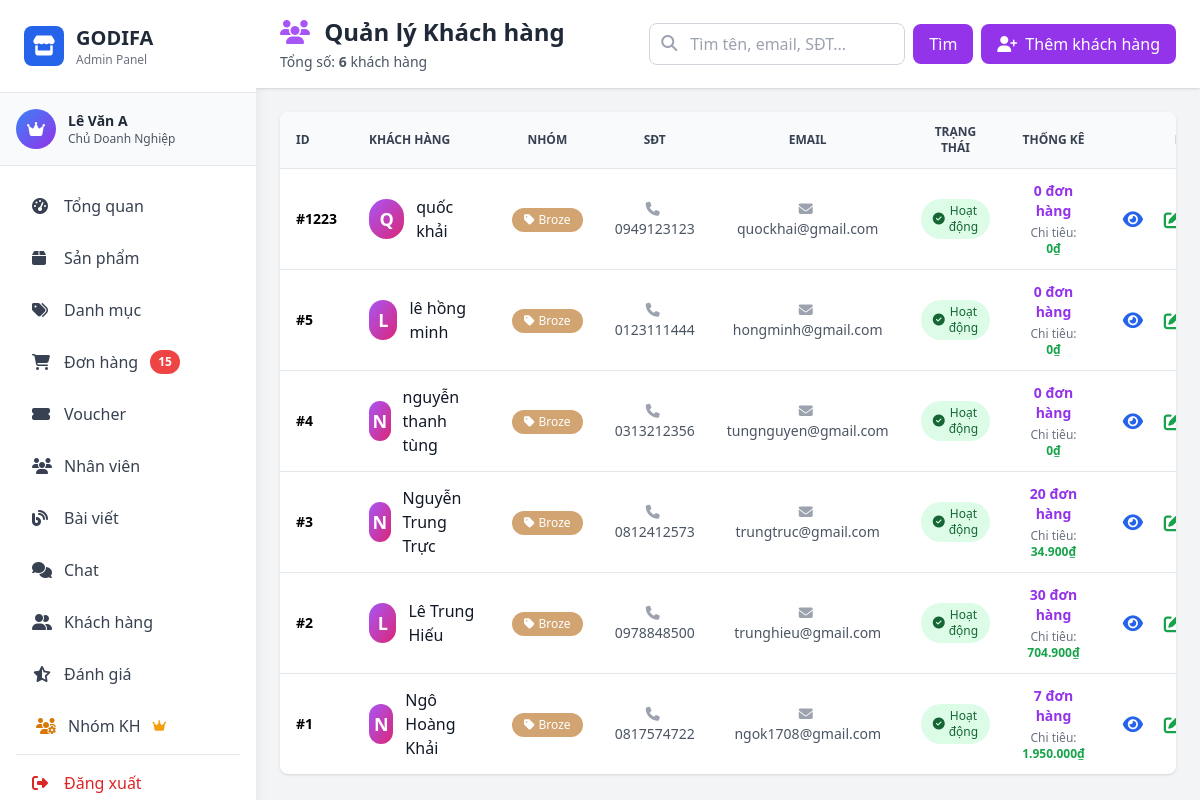
The app's page /admin/pages/customers.php (signed in) with its own data.
### tables this page shows
CREATE TABLE IF NOT EXISTS `customer` (
  `customerID` int NOT NULL AUTO_INCREMENT,
  `customerName` varchar(100) NOT NULL,
  `phone` text NOT NULL,
  `email` varchar(100) NOT NULL,
  `password` varchar(100) NOT NULL,
  `status` tinyint(1) NOT NULL DEFAULT '1' COMMENT '1=Hoạt động, 0=Đã khóa',
  `groupID` int DEFAULT NULL COMMENT 'ID nhóm khách hàng',
  `note` text COMMENT 'Ghi chú thông tin khách hàng',
  PRIMARY KEY (`customerID`),
  UNIQUE KEY `email` (`email`),
  KEY `idx_status` (`status`),
  KEY `idx_groupID` (`groupID`)
);

CREATE TABLE IF NOT EXISTS `customer_group` (
  `groupID` int NOT NULL AUTO_INCREMENT,
  `groupName` varchar(100) NOT NULL COMMENT 'Tên nhóm',
  `description` text COMMENT 'Mô tả nhóm',
  `minSpent` decimal(10,0) DEFAULT '0' COMMENT 'Chi tiêu tối thiểu để vào nhóm',
  `maxSpent` decimal(10,0) DEFAULT NULL COMMENT 'Chi tiêu tối đa (NULL = không giới hạn)',
  `color` varchar(7) DEFAULT '#6366f1' COMMENT 'Màu sắc hiển thị (hex color)',
  `createdAt` timestamp NOT NULL DEFAULT CURRENT_TIMESTAMP,
  PRIMARY KEY (`groupID`)
);

### model/mCustomer.php (called while the page is built, shortened)
<?php
require_once __DIR__ . '/database.php';
class Customer {
    private $conn;
    public function __construct() {
        $db = new clsKetNoi();
        $this->conn = $db->moKetNoi();
    }
    public function getAllCustomers() {
        $sql = "SELECT c.*, cg.groupName, cg.color as groupColor
                FROM customer c
                LEFT JOIN customer_group cg ON c.groupID = cg.groupID
                ORDER BY c.customerID DESC";
        $result = mysqli_query($this->conn, $sql);
        $customers = [];
        while ($row = mysqli_fetch_assoc($result)) {
            $customers[] = $row;
        }
        return $customers;
    }
    public function countCustomers() {
        $sql = "SELECT COUNT(*) as total FROM customer";
        $result = mysqli_query($this->conn, $sql);
        $row = mysqli_fetch_assoc($result);
        return $row['total'];
    }
    public function getCustomerStats($customerID) {
        $sql = "SELECT
                    COUNT(o.orderID) as totalOrders,
                    COALESCE(SUM(CASE WHEN o.paymentStatus = 'Đã thanh toán' THEN o.totalAmount ELSE 0 END), 0) as totalSpent,
                    MAX(o.orderDate) as lastOrderDate
                FROM `order` o
                WHERE o.customerID = ?";
        $stmt = mysqli_prepare($this->conn, $sql);
        mysqli_stmt_bind_param($stmt, "i", $customerID);
        mysqli_stmt_execute($stmt);
        $result = mysqli_stmt_get_result($stmt);
        return mysqli_fetch_assoc($result);
    }
}
?>

### model/database.php (called while the page is built, shortened)
<?php
class Database {
    private static $instance = null;
    private $connection;
    private function __construct() {
        try {
            $this->connection = mysqli_connect(
                self::DB_HOST,
                self::DB_USER,
                self::DB_PASS,
                self::DB_NAME
            );
            mysqli_set_charset($this->connection, self::DB_CHARSET);
        } catch (Exception $e) {
            die("Database Error: " . $e->getMessage());
        }
    }
    public static function getInstance() {
        if (self::$instance === null) {
            self::$instance = new self();
        }
        return self::$instance;
    }
    public function getConnection() {
        return $this->connection;
    }
}
class clsKetNoi {
    public function moKetNoi() {
        return Database::getInstance()->getConnection();
    }
}
?>

### controller/admin/cCustomer.php (called while the page is built, shortened)
<?php
require_once __DIR__ . '/../../model/mCustomer.php';
class cCustomer {
    private $customerModel;
    public function __construct() {
        $this->customerModel = new Customer();
    }
    public function getAllCustomers() {
        return $this->customerModel->getAllCustomers();
    }
    public function getCustomerStats($customerID) {
        return $this->customerModel->getCustomerStats($customerID);
    }
    public function countCustomers() {
        return $this->customerModel->countCustomers();
    }
}
?>

### admin/middleware/auth.php (called while the page is built, shortened)
<?php
function hasPermission($permission) {
    global $rolePermissions;
    $userRole = $_SESSION['role_id'] ?? 0;
    if ($userRole == ROLE_OWNER) {
        return true;
    }
    return in_array($permission, $rolePermissions[$userRole]);
}
?>

### admin/pages/customers.php (the view, shortened to what this page needs)
<?php
require_once __DIR__ . '/../middleware/auth.php';
require_once __DIR__ . '/../../controller/admin/cCustomer.php';
require_once __DIR__ . '/../../model/mCustomer.php';
$customerController = new cCustomer();
$searchKeyword = isset($_GET['search']) ? trim($_GET['search']) : '';
if ($searchKeyword) {
    $customers = $customerController->searchCustomers($searchKeyword);
} else {
    $customers = $customerController->getAllCustomers();
}
$totalCustomers = $customerController->countCustomers();
include __DIR__ . '/../includes/header.php';
?>
<div class="flex h-screen bg-gray-100">
    <?php include __DIR__ . '/../includes/sidebar.php'; ?>
    <div class="flex-1 overflow-y-auto ml-64">
        <div class="bg-white shadow sticky top-0 z-10">
            <div class="px-4 md:px-6 py-4 flex flex-wrap justify-between items-center gap-4">
                <div>
                    <h1 class="text-xl md:text-2xl font-bold text-gray-800">
                        <i class="fas fa-users text-purple-500 mr-2"></i>
                        Quản lý Khách hàng
                    </h1>
                    <p class="text-sm text-gray-600 mt-1">
                        Tổng số: <strong><?php echo $totalCustomers; ?></strong> khách hàng
                    </p>
                </div>
                <div class="flex items-center space-x-2">
                    <form method="GET" class="flex items-center">
                        <div class="relative">
                            <input type="text" name="search" value="<?php echo htmlspecialchars($searchKeyword); ?>"
                                   placeholder="Tìm tên, email, SĐT..."
                                   class="pl-10 pr-4 py-2 border border-gray-300 rounded-lg focus:outline-none focus:ring-2 focus:ring-purple-500 w-64">
                            <i class="fas fa-search absolute left-3 top-3 text-gray-400"></i>
                        </div>
                        <button type="submit" class="ml-2 px-4 py-2 bg-purple-600 text-white rounded-lg hover:bg-purple-700">
                            Tìm
                        </button>
                    </form>
                    <?php if (hasPermission('manage_customers')): ?>
                    <button onclick="openAddModal()"
                            class="px-4 py-2 bg-purple-600 text-white rounded-lg hover:bg-purple-700 transition-colors flex items-center">
                        <i class="fas fa-user-plus mr-2"></i>
                        Thêm khách hàng
                    </button>
                    <?php endif; ?>
                </div>
            </div>
        </div>
        <div class="p-4 md:p-6">
            <div class="bg-white rounded-lg shadow overflow-hidden">
                <div class="overflow-x-auto">
                    <table class="w-full">
                        <thead class="bg-gray-50 border-b">
                            <tr>
                                <th class="px-4 py-3 text-left text-xs font-semibold text-gray-700 uppercase">ID</th>
                                <th class="px-4 py-3 text-left text-xs font-semibold text-gray-700 uppercase">Khách hàng</th>
                                <th class="px-4 py-3 text-center text-xs font-semibold text-gray-700 uppercase">Nhóm</th>
                                <th class="px-4 py-3 text-center text-xs font-semibold text-gray-700 uppercase">SĐT</th>
                                <th class="px-4 py-3 text-center text-xs font-semibold text-gray-700 uppercase">Email</th>
                                <th class="px-4 py-3 text-center text-xs font-semibold text-gray-700 uppercase">Trạng thái</th>
                                <th class="px-4 py-3 text-center text-xs font-semibold text-gray-700 uppercase">Thống kê</th>
                                <th class="px-4 py-3 text-center text-xs font-semibold text-gray-700 uppercase">Hành động</th>
                            </tr>
                        </thead>
                        <tbody class="divide-y divide-gray-200">
                            <?php if (empty($customers)): ?>
                            <tr>
                                <td colspan="8" class="px-4 py-8 text-center text-gray-500">
                                    <i class="fas fa-users text-4xl mb-2 text-gray-300"></i>
                                    <p>Không tìm thấy khách hàng nào</p>
                                </td>
                            </tr>
                            <?php else: ?>
                                <?php foreach ($customers as $customer): ?>
                                <?php
                                $customerID = $customer['customerID'] ?? 0;
                                $customerName = $customer['customerName'] ?? 'N/A';
                                $phone = $customer['phone'] ?? '';
                                $email = $customer['email'] ?? '';
                                $status = $customer['status'] ?? 1;
                                $groupName = $customer['groupName'] ?? 'Khách hàng thường';
                                $groupColor = $customer['groupColor'] ?? '#9ca3af';
                                $stats = $customerController->getCustomerStats($customerID);
                                $totalOrders = $stats['totalOrders'] ?? 0;
                                $totalSpent = $stats['totalSpent'] ?? 0;
                                ?>
                                <tr class="hover:bg-gray-50">
                                    <td class="px-4 py-3 text-sm font-semibold">#<?php echo $customerID; ?></td>
                                    <td class="px-4 py-3">
                                        <div class="flex items-center">
                                            <div class="w-10 h-10 bg-gradient-to-br from-purple-500 to-pink-600 rounded-full flex items-center justify-center mr-3">
                                                <span class="text-white font-bold text-lg">
                                                    <?php echo strtoupper(substr($customerName, 0, 1)); ?>
                                                </span>
                                            </div>
                                            <div>
                                                <div class="font-medium text-gray-900"><?php echo htmlspecialchars($customerName); ?></div>
                                            </div>
                                        </div>
                                    </td>
                                    <td class="px-4 py-3 text-center">
                                        <span class="inline-flex items-center px-3 py-1 rounded-full text-xs font-medium text-white"
                                              style="background-color: <?php echo $groupColor; ?>">
                                            <i class="fas fa-tag mr-1"></i>
                                            <?php echo htmlspecialchars($groupName); ?>
                                        </span>
                                    </td>
                                    <td class="px-4 py-3 text-center text-sm text-gray-600">
                                        <i class="fas fa-phone mr-1 text-gray-400"></i>
                                        <?php echo htmlspecialchars($phone); ?>
                                    </td>
                                    <td class="px-4 py-3 text-center text-sm text-gray-600">
                                        <i class="fas fa-envelope mr-1 text-gray-400"></i>
                                        <?php echo htmlspecialchars($email); ?>
                                    </td>
                                    <td class="px-4 py-3 text-center">
                                        <?php if ($status == 1): ?>
                                            <span class="inline-flex items-center px-3 py-1 rounded-full text-xs font-medium bg-green-100 text-green-800">
                                                <i class="fas fa-check-circle mr-1"></i>
                                                Hoạt động
                                            </span>
                                        <?php endif; ?>
                                    </td>
                                    <td class="px-4 py-3 text-center">
                                        <div class="text-sm">
                                            <div class="font-semibold text-purple-600">
                                                <?php echo $totalOrders; ?> đơn hàng
                                            </div>
                                            <div class="text-xs text-gray-500 mt-1">
                                                Chi tiêu: <strong class="text-green-600"><?php echo number_format($totalSpent, 0, ',', '.'); ?>₫</strong>
                                            </div>
                                        </div>
                                    </td>
                                    <td class="px-4 py-3 text-center">
                                        <div class="flex justify-center items-center space-x-2">
                                            <button onclick='viewCustomerDetail(<?php echo $customerID; ?>)'
                                                    class="text-blue-600 hover:text-blue-800 w-8 h-8 flex items-center justify-center" title="Xem chi tiết">
                                                <i class="fas fa-eye text-lg"></i>
                                            </button>
                                            <?php if (hasPermission('manage_customers')): ?>
                                            <button onclick='openEditModal(<?php echo json_encode($customer, JSON_HEX_APOS); ?>)'
                                                    class="text-green-600 hover:text-green-800 w-8 h-8 flex items-center justify-center" title="Sửa">
                                                <i class="fas fa-edit text-lg"></i>
                                            </button>
                                            <?php endif; ?>
                                        </div>
                                    </td>
                                        </div>
                                </tr>
                                <?php endforeach; ?>
                            <?php endif; ?>
<?php include __DIR__ . '/../includes/footer.php'; ?>

### admin/pages/customers.php (style rules this page uses)
table { width: 100%; border-collapse: collapse; }
table th, table td { word-wrap: break-word; overflow-wrap: break-word; vertical-align: middle; }
table td button { padding: 0.25rem; transition: all 0.2s ease; }

### records on screen
customer: customerID "1223", customerName "Q", customerName "quốc khải", groupID.groupName "Broze", phone "0949123123", email "quockhai@gmail.com", status 1 (drawn), totalOrders "0", totalSpent "0"
customer: customerID "5", customerName "L", customerName "lê hồng minh", groupID.groupName "Broze", phone "0123111444", email "hongminh@gmail.com", status 1 (drawn), totalOrders "0", totalSpent "0"
customer: customerID "4", customerName "N", customerName "nguyễn thanh tùng", groupID.groupName "Broze", phone "0313212356", email "tungnguyen@gmail.com", status 1 (drawn), totalOrders "0", totalSpent "0"
customer: customerID "3", customerName "N", customerName "Nguyễn Trung Trực", groupID.groupName "Broze", phone "0812412573", email "trungtruc@gmail.com", status 1 (drawn), totalOrders "20", totalSpent "34.900"
customer: customerID "2", customerName "L", customerName "Lê Trung Hiếu", groupID.groupName "Broze", phone "0978848500", email "trunghieu@gmail.com", status 1 (drawn), totalOrders "30", totalSpent "704.900"
customer: customerID "1", customerName "N", customerName "Ngô Hoàng Khải", groupID.groupName "Broze", phone "0817574722", email "ngok1708@gmail.com", status 1 (drawn), totalOrders "7", totalSpent "1.950.000"

### other values on screen
$_SESSION['user_name'] "Lê Văn A"
getRoleName($_SESSION['role_id']) "Chủ Doanh Nghiệp"
$pendingOrdersCount "15"
$totalCustomers "6"
